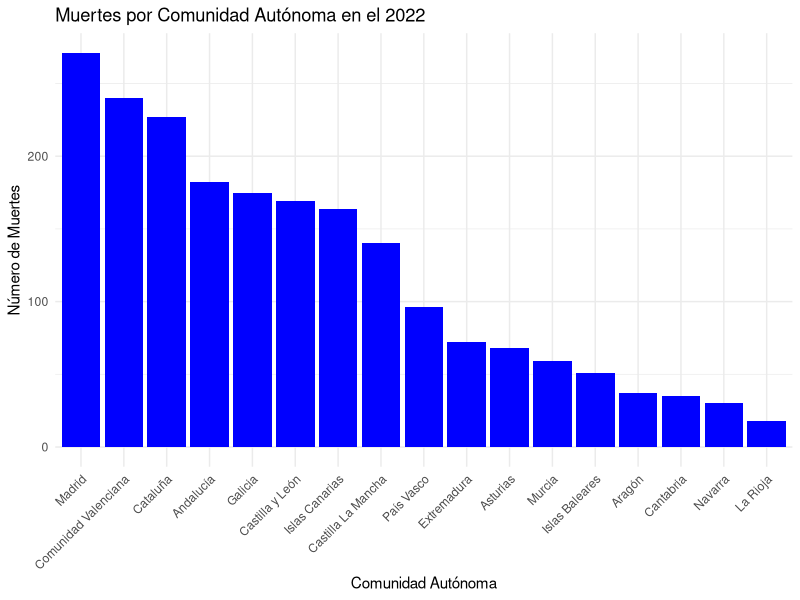

The R source for this figure: (Note: this script raises an error after producing the figure.)
library(readr)
library(dplyr)
library(ggplot2)
Defunciones_2022 <- read_delim(file = "INPUT/DATA/defunciones_2022 csv.csv",
                                  delim = ";", escape_double = FALSE, trim_ws = TRUE)
#print(Defunciones_2022)

#Eliminamos la columna de Ids para poder unir las tablas
Defunciones_2022$ID <- NULL
#print(Defunciones_2022)





# vamos a renombrar la columna de nombre a comunidad, para que sea compatible
#con los datos de horas de sol y radiacion
datos_defunciones_2022 <- Defunciones_2022 %>%
  rename(Comunidad = Nombre)%>%
  rename(Defunciones = Valor)



# Filtrar para excluir 'Ceuta' y 'Melilla'
#datos_defunciones_2022 <- datos_defunciones_2022 %>%
 #filter(!Comunidad %in% c("Ceuta", "Melilla"))




#cambiamos mediante un case when los casos puntuales de cambio de nombre,
#abajo del todo establecemos que si coinciden los nombres que se mantengan

datos_defunciones_2022 <- datos_defunciones_2022 %>%
  mutate(Comunidad = case_when(
    Comunidad == "Asturias, Principado de" ~ "Asturias",
    Comunidad == "Balears, Illes" ~ "Islas Baleares",
    
    Comunidad == "Canarias" ~ "Islas Canarias",
    #Comunidad == "Balears, Illes" ~ "Islas Baleares",
    
    Comunidad == "Castilla - La Mancha" ~ "Castilla La Mancha",
    Comunidad == "Comunitat Valenciana" ~ "Comunidad Valenciana",

    Comunidad == "Madrid, Comunidad de" ~ "Madrid",
    Comunidad == "Murcia, Región de" ~ "Murcia",
    
    Comunidad == "Navarra, Comunidad Foral de" ~ "Navarra",
    Comunidad == "Rioja, La" ~ "La Rioja",
    
    TRUE ~ Comunidad  # Mantener los valores actuales si no coinciden
))


# Filtramos, para eliminar Ceuta y Melilla, y después ordenamos la tabla
#alfabéticamente de nuevo
datos_defunciones_2022 <- datos_defunciones_2022 %>%
  filter(!Comunidad %in% c("Ceuta", "Melilla")) %>%
  arrange(Comunidad)

#view(datos_defunciones_2022)


datos_def_dataframe <- data.frame(datos_defunciones_2022)

#datos_defunciones_2022


# Crear el datos_defunciones_2022
grafico_defunciones_2022 <- ggplot(datos_def_dataframe, aes(x = reorder(Comunidad, -Defunciones), y = Defunciones)) +
  geom_bar(stat = "identity", fill = "blue") +
  labs(
    title = "Muertes por Comunidad Autónoma en el 2022",
    x = "Comunidad Autónoma",
    y = "Número de Muertes"
  ) +
  theme_minimal() +
  theme(axis.text.x = element_text(angle = 45, hjust = 1))

grafico

# Crear un nuevo data frame combinando ambas tablas por la columna 'Comunidad'
#datos_combinados_horas_def <- merge(datos_horas_de_sol, datos_defunciones_2022, by = "Comunidad")

#datos_combinados_rad_def <- merge(datos_radicacion_solar, datos_defunciones_2022, by = "Comunidad")

#datos_combinados_horas_rad_def <- merge(datos_combinados, datos_radiacion_solar, by = "Comunidad")

# Ver el resultado
#view(datos_combinados)




# Unir las tablas por la columna 'Comunidad'
#datos_def_media <- datos_horas_de_sol %>%
 # inner_join(datos_radiacion_solar, by = "Comunidad")

# Ver el resultado
#view(datos_combinados)


